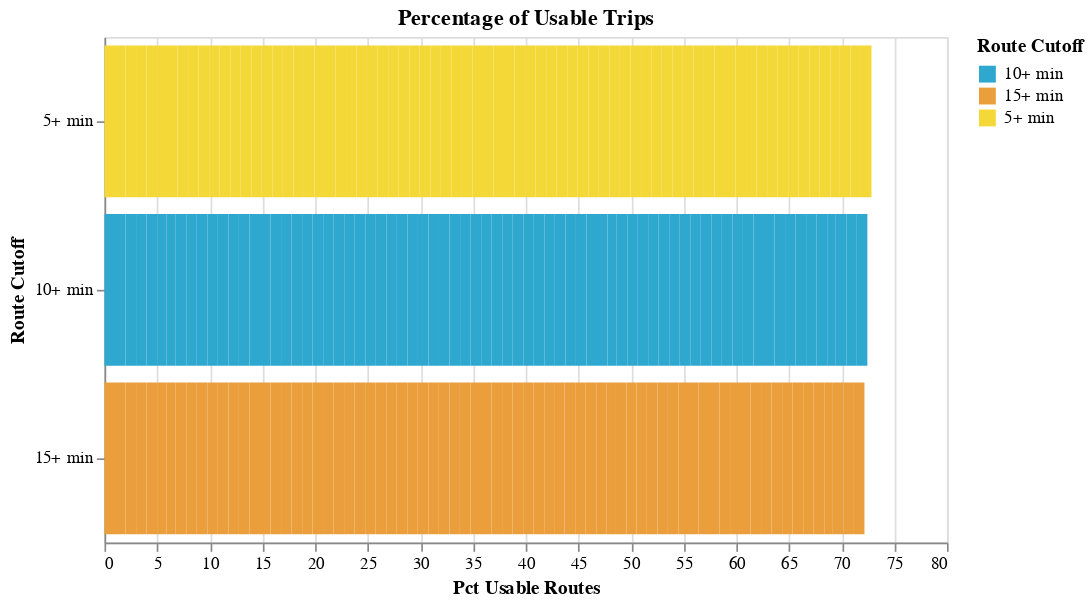

Notebook code for this chart:
### Code cell
operator_trip_chart(operator_df2)

### Figure 1 — Vega-Lite specification as saved in the notebook (floating-point values rounded to 4 significant figures; data arrays with more than 128 entries replaced by an {"elided": "..."} marker saying what was removed)
{"config": {"view": {"continuousWidth": 400, "continuousHeight": 300}}, "data": {"name": "data-db696915443c23073001b3d28d726182"}, "mark": "bar", "encoding": {"color": {"field": "Route Cutoff", "scale": {"range": ["#2EA8CE", "#EB9F3C", "#F4D837", "#51BF9D", "#8CBCCB", "#9487C0"]}, "type": "nominal"}, "tooltip": [{"field": "Name", "type": "nominal"}, {"field": "Route Cutoff", "type": "nominal"}, {"field": "Pct Usable Routes", "type": "quantitative"}, {"field": "Total Routes", "type": "quantitative"}, {"field": "Total Routes In Category", "type": "quantitative"}], "x": {"field": "Pct Usable Routes", "sort": {"field": "Pct Usable Routes", "order": "descending"}, "type": "quantitative"}, "y": {"field": "Route Cutoff", "sort": {"field": "Pct Usable Routes", "order": "descending"}, "type": "nominal"}}, "height": 300, "selection": {"selector010": {"type": "single", "fields": ["Name"], "bind": {"input": "select", "options": ["Antelope Valley Transit Authority Schedule", "Banning Pass Schedule", "Bay Area 511 AC Transit Schedule", "Bay Area 511 Caltrain Schedule", "Bay Area 511 County Connection Schedule", "Bay Area 511 Dumbarton Express Schedule", "Bay Area 511 Emery Go-Round Schedule", "Bay Area 511 Fairfield and Suisun Transit Schedule", "Bay Area 511 Golden Gate Transit Schedule", "Bay Area 511 MVGO Schedule", "Bay Area 511 Marin Schedule", "Bay Area 511 Muni Schedule", "Bay Area 511 Petaluma Schedule", "Bay Area 511 SamTrans Schedule", "Bay Area 511 San Francisco Bay Ferry Schedule", "Bay Area 511 Santa Clara Transit Schedule", "Bay Area 511 Santa Rosa CityBus Schedule", "Bay Area 511 SolTrans Schedule", "Bay Area 511 Sonoma County Transit Schedule", "Bay Area 511 Sonoma-Marin Area Rail Transit Schedule", "Bay Area 511 Tri Delta Schedule", "Bay Area 511 Tri-Valley Wheels Schedule", "Bay Area 511 Union City Transit Schedule", "Bay Area 511 Vine Transit Schedule", "Bay Area 511 WestCAT Schedule", "Beach Cities GMV Schedule", "Bear Schedule", "Big Blue Bus Schedule", "BruinBus Schedule", "Burbank Schedule", "Commerce Schedule", "Culver City Schedule", "Eastern Sierra Schedule", "Elk Grove Schedule", "Foothill Schedule", "Fresno Schedule", "GET Schedule", "Humboldt Schedule", "Kings Schedule", "LA DOT Schedule", "LA Metro Bus Schedule", "LA Metro Rail Schedule", "Lake Schedule", "Long Beach Schedule", "Madera County Connection Schedule", "Monterey Salinas Schedule", "Nevada County Schedule", "North County Schedule", "Norwalk Avail Schedule", "OCTA Schedule", "Pasadena Schedule", "PresidiGo Schedule", "Redding Schedule", "Riverside Schedule", "SBMTD Schedule", "San Diego Schedule", "Santa Clarita Schedule", "Santa Maria Schedule", "Santa Ynez Schedule", "StanRTA Schedule", "Tahoe Transportation District Schedule", "Torrance Schedule", "Turlock Schedule", "Unitrans Schedule", "VCTC GMV Schedule", "Victor Valley GMV Schedule", "Visalia Schedule", "WeHo Schedule", "Yolobus Schedule", NaN], "name": "Name"}}}, "title": "Percentage of Usable Trips", "transform": [{"filter": {"selection": "selector010"}}], "width": 500, "$schema": "https://vega.github.io/schema/vega-lite/v4.17.0.json", "datasets": {"data-db696915443c23073001b3d28d726182": {"elided": "420 records"}}}
